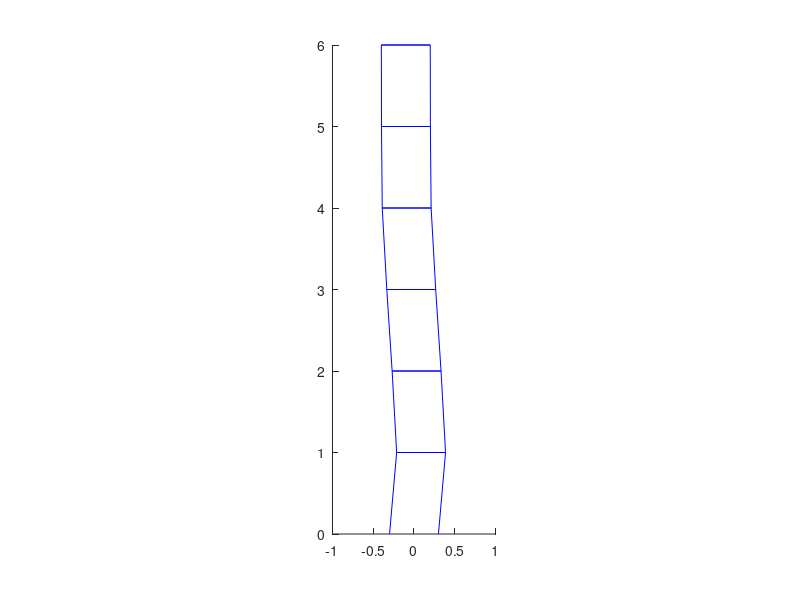
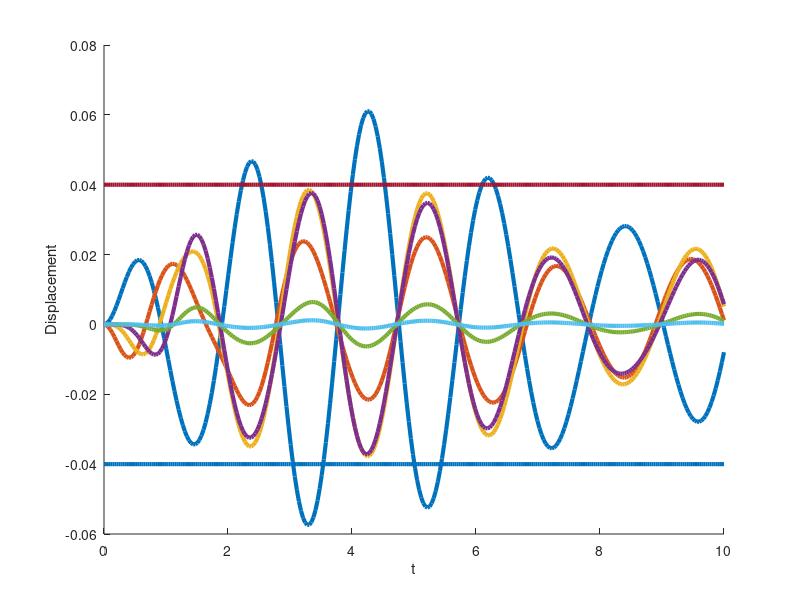

Recreate these plots in MATLAB, in order. (Note: this script raises an error after producing the figures.)
clear all
close all

% Parameters
N = 6;
m = 100*[9; 4; 4; 7; 1; 0.22]; % part (a) and later part (e) m(5) obtain through guessing
k = 10000*ones(1,N);           % part (a) and later part (e)
c = [200*ones(1,N-1), 20];     % part (a) and later part (e)

M = m.*eye(N); % part (a)
K = diag(k(2:end),1) + diag(-k-[k(2:end),0]) + diag(k(2:end),-1); % part (a)
C = diag(c(2:end),1) + diag(-c-[c(2:end),0]) + diag(c(2:end),-1); % part (a)

a = 0.3;
omega = 3;
f = @(t) [a*cos(omega*t);zeros(N-1,1)];

% X'' = M^{-1}KX + M^(-1)CX'+F, X(0)=0 and X'(0)=0
% Rewrite this equation so that it is in the form x' = [X;X']' = Ax + F(t)
% by finding A (I have supplied F and the initial condition for you)
A = [zeros(N, N), eye(N, N); M^-1*K, M^-1*C]; % part (a)
F = @(t) [zeros(N,1); f(t)];

% Initial condition
x0 = zeros(2*N,1);

% Rate of change of state x
RHS = @(x,t) A*x + F(t);

% Solver parameters and domain  
Nt = 300;
tmax = 10;
t = linspace(0,tmax,Nt);
dt = t(2)-t(1);
x = zeros(2*N,Nt); % Here we store the solution at each timestep in separate (Nt) columns
 
% Set initial condition to solution in first column
x(:,1) = x0;

% Iterate Eulers method for every timestep and later iterate Heun's method for accuracy.
for i = 2:Nt
    grad_1 = RHS(x(:,i-1), t(i-1));
    newx = x(:,i-1) + dt*grad_1;
    grad_2 = RHS(newx, t(i));
    x(:,i) = x(:,i-1) + dt/2*(grad_1+grad_2);
end
 
% Create animation of building --- you do not need to touch this.
xpos = x(N+1:end,:);
halfwidth = 0.3;
figure(1),
for i = 1:Nt
    cla, hold on
    plot(xpos(:,i)-halfwidth,[1:N],'b')
    plot(xpos(:,i)+halfwidth,[1:N],'b')
    plot([0, xpos(1,i)]+halfwidth,[0, 1],'b')
    plot([0, xpos(1,i)]-halfwidth,[0, 1],'b')

    for j = 1:N
        plot([xpos(j,i)+halfwidth, xpos(j,i)-halfwidth],[j, j],'b')
        plot([xpos(j,i)+halfwidth, xpos(j,i)-halfwidth],[j, j],'b')
    end

    axis equal
    xlim([-1 1])
    ylim([0 N])
    drawnow
end

%Create figure showing the inter-floor displacement from each floor to the
%floor below it (in the case of Floor 1, it is the displacement of Floor 1
%compared to the ground).
figure (2)
cla
hold on
displacement = x(1:N,:) - [zeros(1,Nt); x(1:N-1,:)]; % part c
for i = 1:N
    plot(t',displacement(i,:),'LineWidth',3)
end
plot(t', 0.04*ones(Nt,1),'LineWidth',3)
plot(t', -0.04*ones(Nt,1),'LineWidth',3)
xlabel('t')
ylabel('Displacement')
newcolors = {'#F00','#F80','#FF0','#0B0','#00F','#800080','#FF0090','#FF0090'};
colororder(newcolors)
legend('Floor 1','Floor 2','Floor 3','Floor 4','Floor 5','Floor 6','Threshold','Threshold');
